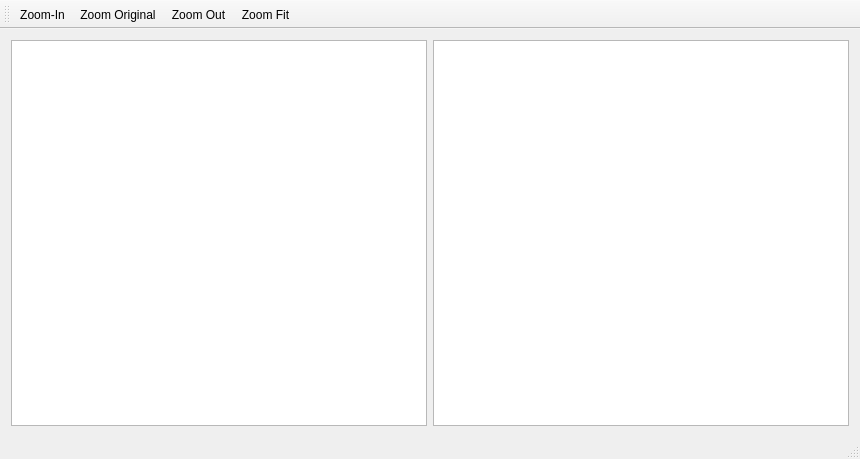
<?xml version="1.0" encoding="UTF-8"?>
<ui version="4.0">
 <class>MainWindow</class>
 <widget class="QMainWindow" name="MainWindow">
  <property name="geometry">
   <rect>
    <x>0</x>
    <y>0</y>
    <width>860</width>
    <height>459</height>
   </rect>
  </property>
  <property name="windowTitle">
   <string>MainWindow</string>
  </property>
  <widget class="QWidget" name="centralWidget">
   <layout class="QVBoxLayout" name="verticalLayout">
    <item>
     <layout class="QHBoxLayout" name="horizontalLayout">
      <item>
       <widget class="PatternsView" name="treeView">
        <property name="showDropIndicator" stdset="0">
         <bool>false</bool>
        </property>
        <property name="dragEnabled">
         <bool>true</bool>
        </property>
        <property name="dragDropMode">
         <enum>QAbstractItemView::DragOnly</enum>
        </property>
       </widget>
      </item>
      <item>
       <widget class="GameOfLifeView" name="graphicsView"/>
      </item>
     </layout>
    </item>
   </layout>
  </widget>
  <widget class="QMenuBar" name="menuBar">
   <property name="geometry">
    <rect>
     <x>0</x>
     <y>0</y>
     <width>860</width>
     <height>22</height>
    </rect>
   </property>
  </widget>
  <widget class="QToolBar" name="mainToolBar">
   <attribute name="toolBarArea">
    <enum>TopToolBarArea</enum>
   </attribute>
   <attribute name="toolBarBreak">
    <bool>false</bool>
   </attribute>
   <addaction name="actionZoom_In"/>
   <addaction name="actionZoom_Original"/>
   <addaction name="actionZoom_Out"/>
   <addaction name="actionZoom_Fit"/>
  </widget>
  <widget class="QStatusBar" name="statusBar"/>
  <action name="actionZoom_In">
   <property name="checkable">
    <bool>false</bool>
   </property>
   <property name="text">
    <string>Zoom-In</string>
   </property>
   <property name="toolTip">
    <string>Zoom In</string>
   </property>
   <property name="iconVisibleInMenu">
    <bool>true</bool>
   </property>
  </action>
  <action name="actionZoom_Out">
   <property name="text">
    <string>Zoom Out</string>
   </property>
   <property name="toolTip">
    <string>Zoom Out</string>
   </property>
  </action>
  <action name="actionZoom_Original">
   <property name="text">
    <string>Zoom Original</string>
   </property>
   <property name="toolTip">
    <string>Zoom Original</string>
   </property>
  </action>
  <action name="actionZoom_Fit">
   <property name="text">
    <string>Zoom Fit</string>
   </property>
  </action>
 </widget>
 <layoutdefault spacing="6" margin="11"/>
 <customwidgets>
  <customwidget>
   <class>GameOfLifeView</class>
   <extends>QGraphicsView</extends>
   <header>view/gameoflifeview.h</header>
  </customwidget>
  <customwidget>
   <class>PatternsView</class>
   <extends>QTreeView</extends>
   <header>view/patternsview.h</header>
  </customwidget>
 </customwidgets>
 <resources/>
 <connections/>
</ui>
